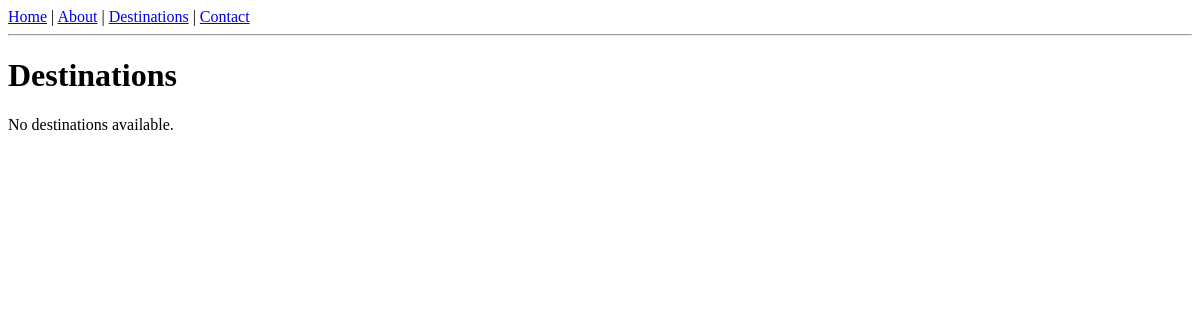
Page /destinations/ on the earlier database version.
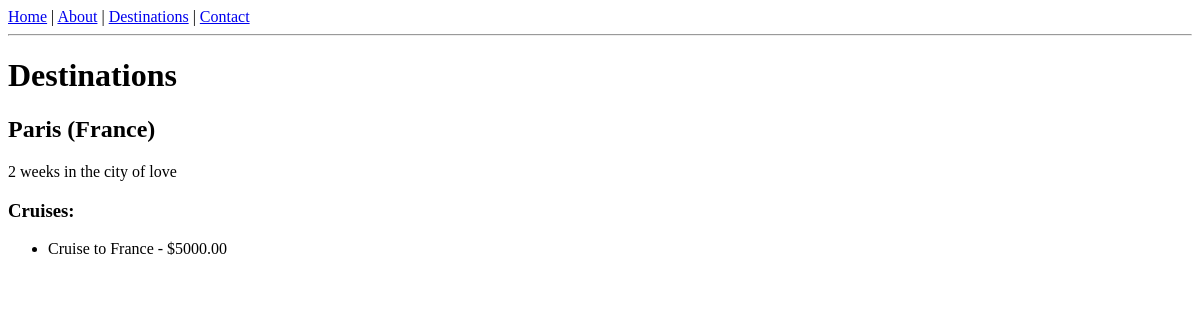
Same page on the later database version.
### main/models.py (models this page shows, shortened)
class Destination(models.Model):
    name = models.CharField(max_length=100)
    country = models.CharField(max_length=100)
    description = models.TextField()

class Cruise(models.Model):
    title = models.CharField(max_length=100)
    price = models.DecimalField(max_digits=8, decimal_places=2)
    destination = models.ForeignKey(Destination, on_delete=models.CASCADE)

### main/views.py (the view)
# urls.py: path('destinations/', views.DestinationListView.as_view(), name='destinations'),
class DestinationListView(ListView):
    model = Destination
    template_name = "destinations.html"
    context_object_name = "destinations"
    def get_context_data(self, **kwargs):
        context = super().get_context_data(**kwargs)
        context['cruises'] = Cruise.objects.all()
        return context

### main/templates/destinations.html
{% extends "base.html" %}
{% block content %}
<h1>Destinations</h1>
{% for destination in destinations %}
    <div class="destination">
        <h2>{{ destination.name }} ({{ destination.country }})</h2>
        <p>{{ destination.description }}</p>
        <h3>Cruises:</h3>
        <ul>
            {% for cruise in cruises %}
                {% if cruise.destination.id == destination.id %}
                    <li>{{ cruise.title }} - ${{ cruise.price }}</li>
                {% endif %}
            {% endfor %}
        </ul>
    </div>
{% empty %}
    <p>No destinations available.</p>
{% endfor %}
{% endblock %}

### main/templates/base.html (shortened to what this page needs)
<!DOCTYPE html>
<html>
<head>
</head>
<body>
  <nav>
    <a href="/">Home</a> | <a href="/about/">About</a> | <a href="/destinations/">Destinations</a> | <a href="/inquiry/">Contact</a>
  </nav>
  <hr>
  {% block content %}{% endblock %}
</body>
</html>

Differences in the rows shown:
added Destination: name "Paris", country "France", description "2 weeks in the city of love"
added Cruise: title "Cruise to France", price "5000.00"
Other differences:
text no longer shown: "No destinations available."
